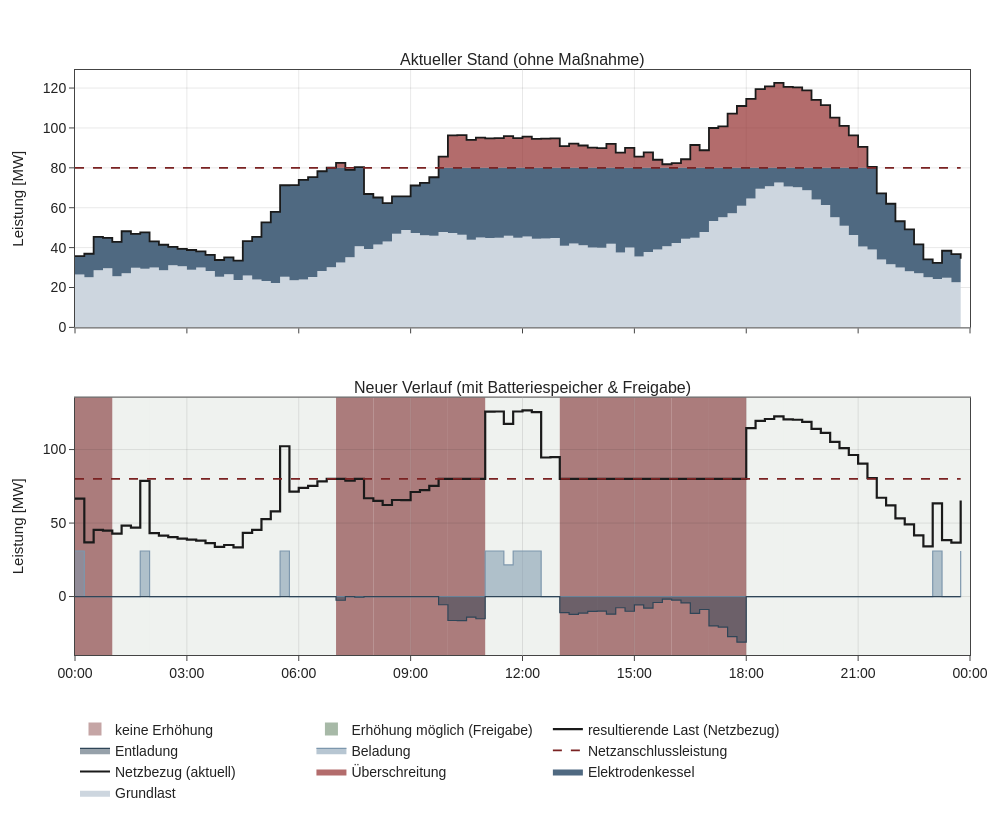

Notebook code for this chart:
### Markdown cell above
### 14 · Gegenüberstellung: Aktueller Stand vs. neuer Verlauf

**Oben – aktueller Stand (ohne Maßnahme):** Grundlast + Elektrodenkessel und der resultierende
Netzbezug. Der Anteil **über** der Netzanschlussleistung (die Überschreitung) ist **rot** dargestellt.

**Unten – neuer Verlauf (mit Batteriespeicher & Freigabe):** resultierende Last (Netzbezug) sowie
Beladung und Entladung des Speichers. Zeitfenster, in denen die Anschlussleistung **erhöht** werden
darf, sind dezent **grün** hinterlegt, die übrigen **rot**. Der Batteriespeicher ist in gedeckten
Stahlblau-Tönen dargestellt (hell = Beladung, dunkel = Entladung).

### Code cell
# ---- Datenaufbereitung -------------------------------------------------
grund     = res["Grundlast"].to_numpy()
kessel    = res["Elektrodenkessel"].to_numpy()
total_akt = grund + kessel                 # aktueller Netzbezug OHNE Batterie
lim       = P_netz_normal                   # Bezugsgröße für die Überschreitung (rot)

# Aufteilung oberer Plot: unterhalb Grenze gedeckt-blau, oberhalb rot (Überschreitung)
unter_grund  = np.minimum(grund, lim)
unter_kessel = np.clip(np.minimum(total_akt, lim) - grund, 0, None)
ueberschr    = np.clip(total_akt - lim, 0, None)

# gedeckte, technische Palette (bewusst zurückhaltend)
C_GRUND  = "#cdd6df"     # Grundlast        (helles Kühlgrau-Blau)
C_KESSEL = "#4f6981"     # Elektrodenkessel (gedecktes Stahlblau)
C_UEBER  = "rgba(150,52,52,0.72)"   # Überschreitung (gedecktes Ziegelrot)
C_NETZ   = "#1a1a1a"     # Netzbezug / resultierende Last
C_LIMIT  = "#7a2222"     # Netzanschlussleistung (dunkelrot, gestrichelt)
C_LADEN  = "#7d97ad"     # Beladung  (helles Stahlblau)
C_ENTL   = "#2f4557"     # Entladung (dunkles Stahlblau)
BG_GRUEN = "rgba(96,128,96,0.1)"   # Freigabe-Fenster (entsättigt)
BG_ROT   = "rgba(150,92,92,0.8)"   # kein Freigabe-Fenster (entsättigt)

nfig = make_subplots(rows=2, cols=1, shared_xaxes=True, row_heights=[0.5, 0.5],
                     vertical_spacing=0.12,
                     subplot_titles=("Aktueller Stand (ohne Maßnahme)",
                                     "Neuer Verlauf (mit Batteriespeicher & Freigabe)"))

# ===================== oben: aktueller Stand =====================
nfig.add_trace(go.Scatter(x=zeit, y=unter_grund, name="Grundlast", line_shape="hv",
                          stackgroup="akt", line=dict(width=0), fillcolor=C_GRUND), row=1, col=1)
nfig.add_trace(go.Scatter(x=zeit, y=unter_kessel, name="Elektrodenkessel", line_shape="hv",
                          stackgroup="akt", line=dict(width=0), fillcolor=C_KESSEL), row=1, col=1)
nfig.add_trace(go.Scatter(x=zeit, y=ueberschr, name="Überschreitung", line_shape="hv",
                          stackgroup="akt", line=dict(width=0), fillcolor=C_UEBER), row=1, col=1)
nfig.add_trace(go.Scatter(x=zeit, y=total_akt, name="Netzbezug (aktuell)", line_shape="hv",
                          line=dict(color=C_NETZ, width=1.8)), row=1, col=1)
nfig.add_trace(go.Scatter(x=zeit, y=[lim] * T, name="Netzanschlussleistung",
                          line=dict(color=C_LIMIT, dash="dash", width=1.8)), row=1, col=1)

# ===================== unten: neuer Verlauf =====================
# Hintergrundfelder: Freigabe -> grün (Erhöhung möglich), sonst -> rot (dezent)
tag0 = zeit[0].normalize()
freigabe_set = set(erlaubte_stunden)
for h in range(24):
    x0 = tag0 + pd.Timedelta(hours=h); x1 = x0 + pd.Timedelta(hours=1)
    farbe = BG_GRUEN if h in freigabe_set else BG_ROT
    nfig.add_shape(type="rect", xref="x2", yref="y2 domain", x0=x0, x1=x1, y0=0, y1=1,
                   fillcolor=farbe, line_width=0, layer="below")

nfig.add_trace(go.Scatter(x=res.index, y=res["Bat_laden"], name="Beladung", line_shape="hv",
                          fill="tozeroy", line=dict(color=C_LADEN, width=1.2),
                          fillcolor="rgba(125,151,173,0.55)"), row=2, col=1)
nfig.add_trace(go.Scatter(x=res.index, y=-res["Bat_entladen"], name="Entladung", line_shape="hv",
                          fill="tozeroy", line=dict(color=C_ENTL, width=1.2),
                          fillcolor="rgba(47,69,87,0.50)"), row=2, col=1)
nfig.add_trace(go.Scatter(x=res.index, y=res["Netzbezug"], name="resultierende Last (Netzbezug)",
                          line_shape="hv", line=dict(color=C_NETZ, width=2.2)), row=2, col=1)
nfig.add_trace(go.Scatter(x=res.index, y=[P_netz_normal] * T, name="Netzanschlussleistung",
                          line=dict(color=C_LIMIT, dash="dash", width=1.8), showlegend=False), row=2, col=1)

# Legenden-Platzhalter für die grün/rot hinterlegten Felder
nfig.add_trace(go.Scatter(x=[None], y=[None], mode="markers", name="Erhöhung möglich (Freigabe)",
                          marker=dict(size=13, symbol="square", color="rgba(96,128,96,0.55)")), row=2, col=1)
nfig.add_trace(go.Scatter(x=[None], y=[None], mode="markers", name="keine Erhöhung",
                          marker=dict(size=13, symbol="square", color="rgba(150,92,92,0.55)")), row=2, col=1)

nfig.update_yaxes(title_text="Leistung [MW]", row=1, col=1)
nfig.update_yaxes(title_text="Leistung [MW]", row=2, col=1)
nfig.update_xaxes(tickformat="%H:%M", dtick=3 * 3600 * 1000)
nfig.update_layout(height=820, width=1000,
                   legend=dict(orientation="h", yanchor="top", y=-0.10, x=0),
                   margin=dict(t=70, r=30, l=75, b=130))
nfig.show(config=PLOT_CONFIG)
